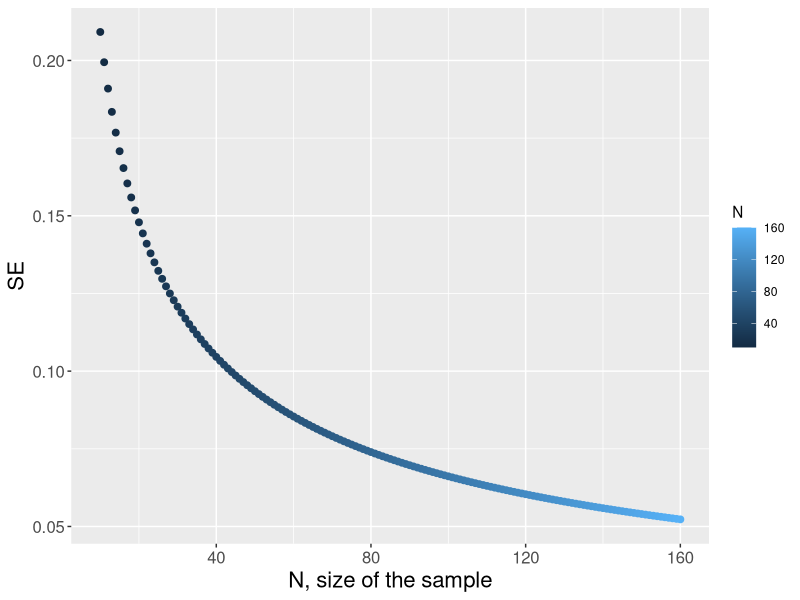

The R source for this figure:
## ---- chunk 1
knitr::opts_chunk$set(echo = TRUE)

library(tidyverse)

## ---- chunk 2

three_cycles <- 0.5*0.25
four_cycles <- 0.5*0.75 + 0.5*0.25
five_cycles <- 0.5*0.75

num_cycles <- c(three_cycles, four_cycles, five_cycles) %>%
  round(3) %>% 
  matrix(ncol = 3) %>% 
  as.data.frame()
colnames(num_cycles) <- c(3,4,5)
rownames(num_cycles) <- "Pr"
num_cycles
## ---- chunk 3
SD = sqrt(0.4375)

vector <- c()
for (i in c(10:160)){
  SE = SD / sqrt(i)
  vector <- append(vector, c(i, SE))
}

table <- matrix(vector, ncol = 2, byrow = T) %>%
  as.data.frame()
colnames(table) <- c("N", "SE")
head(table)
## ---- chunk 4
ggplot(data = table, aes(x = N, y = SE))+
  geom_point(size = 2, aes(col = N))+
  xlab("N, size of the sample")+
  ylab("SE")+
  theme(axis.title.y = element_text(size = 16), axis.title.x = element_text(size = 16), axis.text.x = element_text(size=12), axis.text.y = element_text(size = 12), panel.background = element_rect())
## ---- chunk 5
all_stat <- function(x){
  sd <- sd(x)
  se <- sd / sqrt(length(x))
  se_SE_ratio <- se / (SD/sqrt(length(x)))
  return(c(sd, se, se_SE_ratio))
}
## ---- chunk 6
ten_patients <- sample(c(3:5), size = 10, replace = TRUE)
forty_patients <- sample(c(3:5), size = 40, replace = TRUE)
onehundredsixty_patients <- sample(c(3:5), size = 160, replace = TRUE)

stat_ten <- all_stat(ten_patients)
stat_forty <- all_stat(forty_patients)
stat_onehundredsixty <- all_stat(onehundredsixty_patients)
## ---- chunk 7

stat_table <- c(stat_ten, stat_forty, stat_onehundredsixty) %>%
  round(3) %>%
  matrix(ncol = 3, byrow = T) %>%
  as.data.frame()

colnames(stat_table) <- c("sd", "se", "se/SE")
rownames(stat_table) <- c("10 patients", "40 patients", "160 patients")
print(stat_table)
